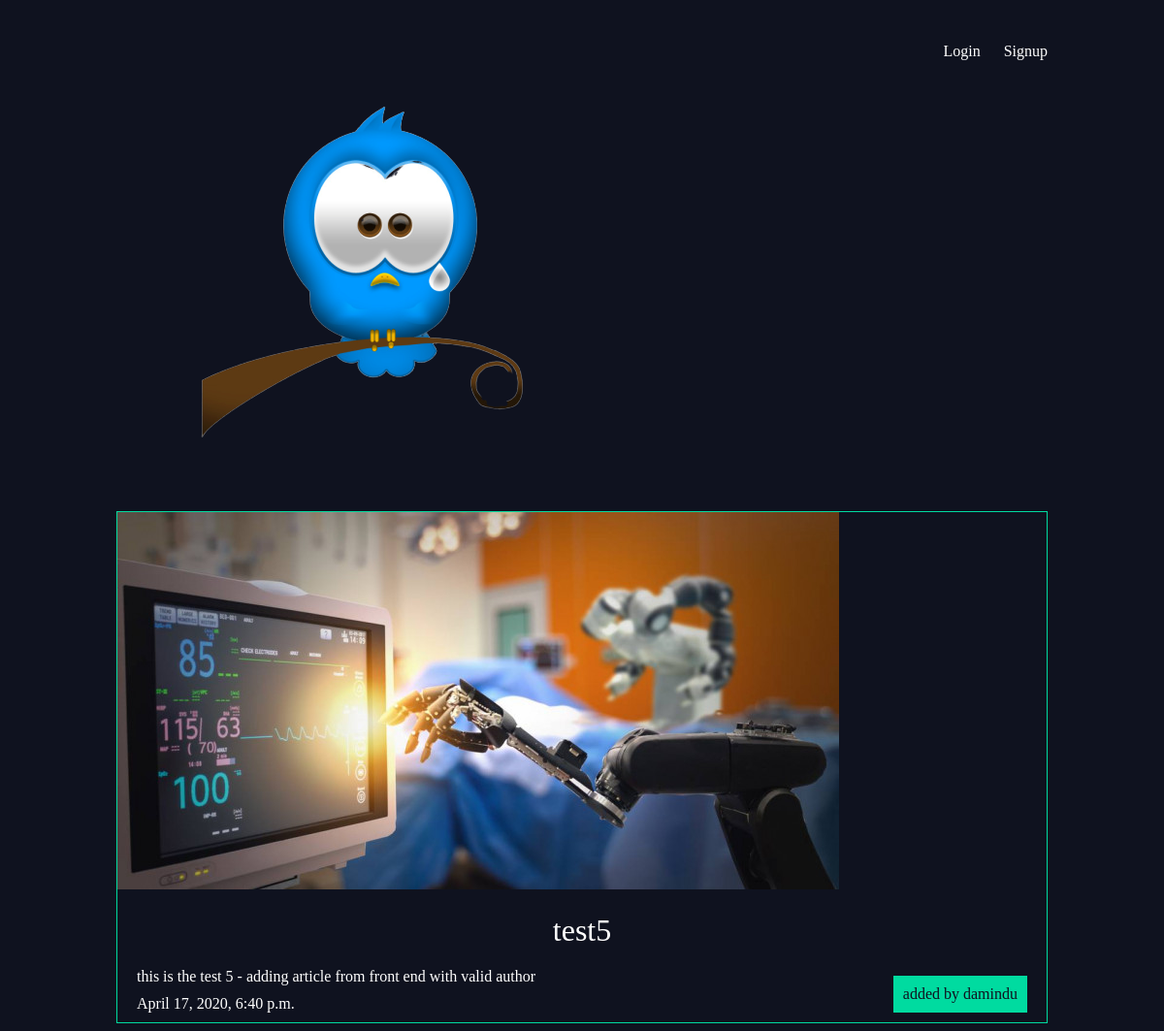
The page /articles/test5/ on the database its author committed.
### articles/models.py (models this page shows, shortened)
class Article(models.Model):
    title = models.CharField(max_length=100)
    slug = models.SlugField()
    body = models.TextField()
    date = models.DateTimeField(auto_now_add=True)
    thumb = models.ImageField(default='default.png',blank=True)
    author = models.ForeignKey(User, default=None,on_delete=models.CASCADE)

### articles/views.py (the view)
# urls.py: url(r'^(?P<slug>[\w-]+)/$', views.article_detail, name="detail"),
def article_detail(request, slug):
    article = Article.objects.get(slug=slug)
    return render(request, 'articles/article_detail.html',{'article':article})

### articles/templates/articles/article_detail.html
{% extends 'base_layout.html' %}
{% block content%}
    <div class="article-detail">
        <div class="article">
            <img src="{{article.thumb.url}}">
            <h2>{{article.title}}</h2>
            <p>{{article.body}}</p>
            <p>{{article.date}}</p>
            <p class="author">added by {{article.author.username}}</p>
        </div>
    </div>
{% endblock %}

### assets/style.css (style rules this page uses)
body { background-color: #0f121f; background-image: url(/static/stars.png); background-repeat: no-repeat; color: #fff; }
body * { font-family: Ubuntu; }
h1, h2, h3, h4, h5 { font-weight: normal; margin: 0; }
.article { padding: 10px; border: 1px solid #00dba0; position: relative; padding-bottom: 40px; }
.article h2 { font-size: 1.2em; }
.article .author { padding: 10px; background: #00dba0; position: absolute; right: 0; bottom: 0; margin: 0; color: #0f121f; }
.article-detail .article { padding: 0; }
.article-detail .article img { max-width: 100%; }
.article-detail .article h2 { text-align: center; margin: 20px auto; font-size: 2em }
.article-detail .article p { margin: 10px 20px }

### rows shown on the page
Article: thumb (picture), title "test5", body "this is the test 5 - adding article from front end with valid author", date "April 17, 2020, 6:40 p.m.", author.username "damindu"
